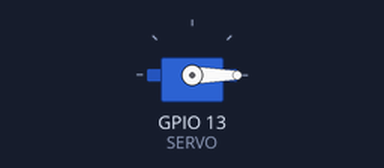
Simulated run of this sketch. Board: ESP32. Parts: servo. Servo pulses on a pin are drawn as a servo (544–2400 µs = 0–180°).

Above: at 0.05 s.
Timing chart, 0 to 3.0 s (numbered marks = the images above):
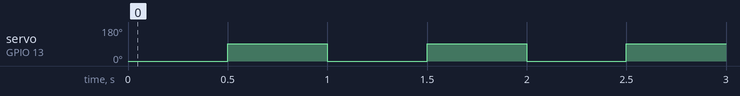

The sketch:

Code.ino
```cpp
//单个舵机转动代码

#define FREQ         50
#define CHANNEL      0
#define RESOLUTION   8
#define SERVO        13

int calculatePWM(int degree);

void setup() {
  //建立LEDC通道
  ledcSetup(CHANNEL,FREQ,RESOLUTION);

  //关联GPIO口与LEDC通道
  ledcAttachPin(SERVO,CHANNEL);


}

void loop() {
  ledcWrite(CHANNEL,calculatePWM(0));
  delay(500);
  ledcWrite(CHANNEL,calculatePWM(90));
  delay(500);


}


int calculatePWM(int degree){
  int min_width = 0.5 / 20 * pow(2,RESOLUTION);
  int max_width = 2.5 / 20 * pow(2,RESOLUTION);

  //50°的逻辑值：（max_width - min_width) * 50 /180 + min_width
  //这里必须先乘度数，再除180，不然这里的转换不能成功
  return (max_width - min_width)*degree /180 +min_width;
}
```

Measured:
- by itself, servo on GPIO 13 (SERVO): alternates 91° for 0.50 s and 0° for 0.50 s
